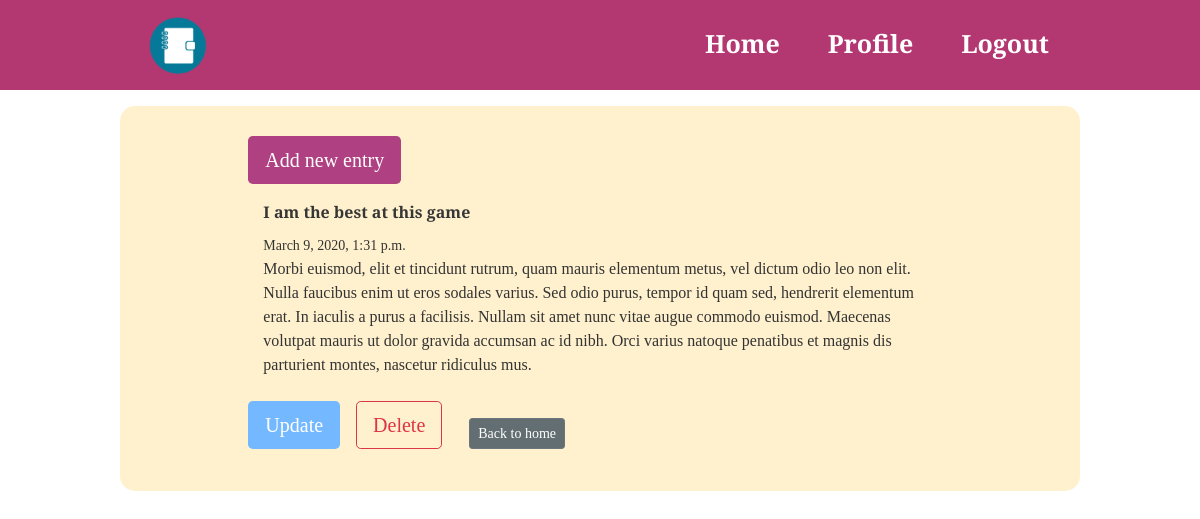
/entry/43/ (signed in), run on the app's committed database.
### entries/models.py (models this page shows, shortened)
class Entry(models.Model):
    title = models.CharField(max_length= 30)
    text = models.TextField(max_length = 500)
    date_posted = models.DateTimeField(auto_now_add=True)
    author = models.ForeignKey(User, on_delete=models.CASCADE)
    class Meta:
        verbose_name_plural= "entries"

### entries/views.py (the view)
# urls.py: path('entry/<int:pk>/', EntryDetailView.as_view(), name='entry-detail'),
class EntryDetailView(DetailView):
    model = Entry

### entries/templates/entries/entry_detail.html (shortened to what this page needs)
{% extends 'entries/base.html' %}
{% load crispy_forms_tags %}
      {% block content %}
      {% if user.is_authenticated %}
    <section class="section">
        <div class="col-md-10 offset-md-1">
            <article class="media">
                <div class="media-content">
                    <div class="">
                        <a class="btn btn-entry btn-lg active" role="button" href="{% url 'entry-create' %}">Add new entry</a>
                    </div>
                </div>
            </article>
            <article class="mb-3">
                <div class="col-12">
                    <div class="content mb-3">
                        <p>
                            <div class='mb-2'>
                                <strong >{{ object.title }}</strong>
                            </div>
                            <div class='mb-2'>
                                <small>{{ object.date_posted }}</small>
                                <br>{{ object.text }}
                            </div>
                        </p>
                    </div>
                </div>
                <a class="btn btn-lg btn-update is-link mr-3 mt-3" href="{% url 'entry-update' object.id %}">Update</a>
                <a class="btn btn-lg btn-outline-danger is-link mr-3 mt-3" href="{% url 'entry-delete' object.id %}">Delete</a>
                <a class="btn btn-secondary btn-return btn-sm" role="button" href="{% url 'home' %}">Back to home</a>
            </article>
        </div>
    </section>
    {% endif %}
    {% endblock %}

### entries/static/main.css (style rules this page uses)
body { background: #ffffff; color: #333333; height: 100%; font-family: 'Merriweather', serif; }
.section { margin: 10px; padding: 10px; }
.btn-entry { background-color: rgb(175, 64, 130); color: white; }
.btn-update { background-color: #74b9ff; color: white; }
.btn-return { background-color: #636e72; position: absolute; bottom: 0; margin: 0 15px; text-align: end; }

### data on the page
Entry: title "I am the best at this game", date_posted "March 9, 2020, 1:31 p.m.", text "Morbi euismod, elit et tincidunt rutrum, quam mauris elementum metus, vel dictum odio leo non elit. Nulla faucibus enim ut eros sodales varius. Sed odio purus, tempor id quam sed, hendrerit elementum erat. In iaculis a purus a facilisis. Nullam sit amet nunc vitae augue commodo euismod. Maecenas volutpat mauris ut dolor gravida accumsan ac id nibh. Orci varius natoque penatibus et magnis dis parturient montes, nascetur ridiculus mus."
